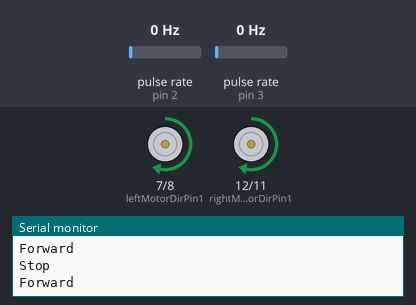
Simulated run of this sketch. Board: Arduino Uno, built with avr-gcc and run on an emulated ATmega328P. On the bench: motor-driver pin pairs drawn as motors (green arrow = first pin HIGH = forward, orange = second pin HIGH = backward, longer = more drive, scaled by the enable pin), the last lines printed to the serial monitor. Wiring (inferred from the names in the program): 2 × pulse sensor: data pin 2 / data pin 3. Inputs (shaded band) come from the test bench; at power-on: pulse rate (sensors on pin 3, pin 2) 0 Hz.

Above: at 1.2 s.
1.3 s: pulse rate (sensor on pin 3) set to 50 Hz
At 3.5 s:
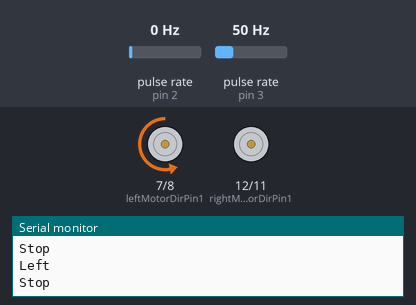
3.8 s: pulse rate (sensor on pin 2) set to 50 Hz
At 6.7 s:
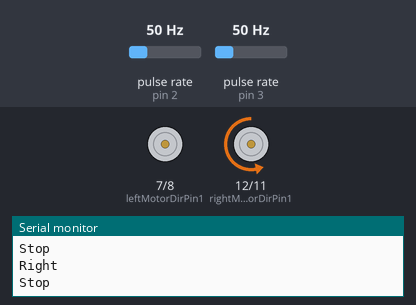
6.8 s: pulse rate (sensor on pin 3) set to 4 Hz
At 7.6 s:
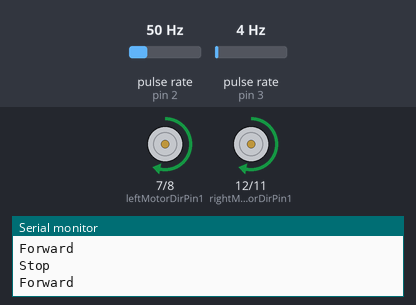
8.3 s: pulse rate (sensor on pin 3) set to 100 Hz
At 10.6 s:
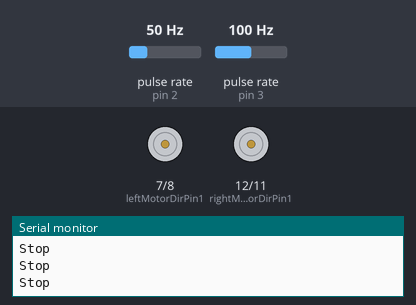
Timing chart, 0 to 11.7 s (numbered marks = the images above; inputs shaded):
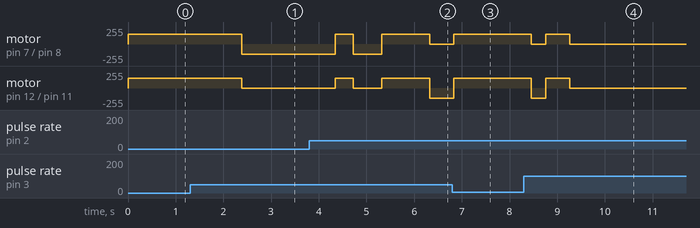

Measured:
- after the input at 1.3 s, motor on pin 7 (leftMotorDirPin1) / pin 8 (leftMotorDirPin2): forward 150/255 → backward 150/255 after 1.1 s; motor on pin 12 (rightMotorDirPin1) / pin 11 (rightMotorDirPin2): forward 150/255 → stopped after 1.1 s
- after the input at 6.8 s, motor on pin 7 (leftMotorDirPin1) / pin 8 (leftMotorDirPin2), motor on pin 12 (rightMotorDirPin1) / pin 11 (rightMotorDirPin2): goes on until 6.8 s, then stays forward 150/255
- after the input at 8.3 s, motor on pin 7 (leftMotorDirPin1) / pin 8 (leftMotorDirPin2): forward 150/255 → stopped after 0.16 s instead of 2.2 s; motor on pin 12 (rightMotorDirPin1) / pin 11 (rightMotorDirPin2): forward 150/255 → backward 150/255 after 0.16 s instead of 2.2 s

The sketch:

commandFollower.ino
```cpp
//commandFollower - follows the commands contained within an array
//Written by Nathaniel Okunwobi

//definitions for the pins used
#define rightSpeedPin 9 //pwm output for motor controller for right motors for speed
#define rightMotorDirPin1 12 //digital output for direction of right motor 1
#define rightMotorDirPin2 11 //digital output for direction of right motor 2
#define leftSpeedPin 6 //pwm output for motor controller for left motors for speed
#define leftMotorDirPin1 7 //digital output for direction for left motor 1
#define leftMotorDirPin2 8 //digital output for direction of right motor 2
#define encoderRightPin 3 //right encoder output
#define encoderLeftPin 2 //left encoder output


//creating global variables
long rightEncoderCount = 0;
long leftEncoderCount = 0;
//routes to be followed, format is command then amount (encoder count for rotation and encoder count for translation), select between one of the two
//String robotSteps[] = {"Forward", "100", "Left", "50", "Forward", "100"}; //seqeunce to reach a given (x,y) location
String robotSteps[] = {"Forward", "50", "Left", "25", "Forward", "15", "Left", "30", "Forward", "50", "Right", "25", "Forward", "15", "Right", "30", "Forward", "50"}; //sequence for vacuum cleaner robot
int moveTime = 125;
int turnTime = 25;
bool runComplete = false;

//forward() function - moves the robot forward
void forward(){
  digitalWrite(rightMotorDirPin1,HIGH);
  digitalWrite(rightMotorDirPin2,LOW);
  digitalWrite(leftMotorDirPin1,HIGH);
  digitalWrite(leftMotorDirPin2,LOW);
  analogWrite(leftSpeedPin,150);
  analogWrite(rightSpeedPin,150);
  Serial.println("Forward");
}

 //backward() function - moves the robot backward
void backward(){
  digitalWrite(rightMotorDirPin1,LOW);
  digitalWrite(rightMotorDirPin2,HIGH);
  digitalWrite(leftMotorDirPin1,LOW);
  digitalWrite(leftMotorDirPin2,HIGH);
  analogWrite(leftSpeedPin,150);
  analogWrite(rightSpeedPin,150);
  Serial.println("Backward");
}

//left() function - turns the robot left
void left(){
  digitalWrite(rightMotorDirPin1,HIGH);
  digitalWrite(rightMotorDirPin2,LOW);
  digitalWrite(leftMotorDirPin1,LOW);
  digitalWrite(leftMotorDirPin2,HIGH);
  analogWrite(leftSpeedPin,150);
  analogWrite(rightSpeedPin,0);
  Serial.println("Left");
}

//right() function - turns the robot right
void right(){
  digitalWrite(rightMotorDirPin1,LOW);
  digitalWrite(rightMotorDirPin2,HIGH);
  digitalWrite(leftMotorDirPin1,HIGH);
  digitalWrite(leftMotorDirPin2,LOW);
  analogWrite(leftSpeedPin,0);
  analogWrite(rightSpeedPin,150);
  Serial.println("Right");
}

//stop() function - stops the movement of the robot
void stop(){
  digitalWrite(rightMotorDirPin1,LOW);
  digitalWrite(rightMotorDirPin2,LOW);
  digitalWrite(leftMotorDirPin1,LOW);
  digitalWrite(leftMotorDirPin2,LOW);
  analogWrite(leftSpeedPin,0);
  analogWrite(rightSpeedPin,0);
  Serial.println("Stop");
}

//sets the mode of all of the defined pins, attaches the ISR and sets up serial
void setup() {
  pinMode(rightMotorDirPin1, OUTPUT);
  pinMode(rightMotorDirPin2, OUTPUT);
  pinMode(leftSpeedPin, OUTPUT);
  pinMode(leftMotorDirPin1, OUTPUT);
  pinMode(leftMotorDirPin2, OUTPUT);
  pinMode(rightSpeedPin, OUTPUT);
  pinMode(encoderRightPin, INPUT);
  attachInterrupt(digitalPinToInterrupt(encoderRightPin), encoderRightISR, RISING);
  pinMode(encoderLeftPin, INPUT);
  attachInterrupt(digitalPinToInterrupt(encoderLeftPin), encoderLeftISR, RISING);
  stop();
  Serial.begin(4800); //initialize serial for debugging
}

//calls pathToGoal() continuously when the robot is on
void loop() {
  pathToGoal();
}

//goes through the robotSteps string array to get instructions and calls actionReader to run them
void pathToGoal(){
  String currentAction = "";
  int actionAmount = "";
  int arrLength = sizeof(robotSteps)/sizeof(robotSteps[0]);
  if (!runComplete){
    for (int i=0; i<arrLength; i+=2){
      actionReader(robotSteps[i],(robotSteps[i+1]).toInt());
    }
    runComplete = true;
  }
  else{
    stop();
  }
}

//interprets a string and a number into an instruction that the robot needs to perform
void actionReader(String action, int amount){
  rightEncoderCount = 0;
  leftEncoderCount = 0;
  if (action == "Forward"){
    while (rightEncoderCount < amount){
      forward();
      delay(moveTime);
      stop();
    }
    stop();
  }else if (action == "Backward"){
    while (rightEncoderCount < amount){
      backward();
      delay(moveTime);
      stop();
    }
    stop();
  }else if (action == "Left"){
    while (leftEncoderCount < amount){
      left();
      delay(turnTime);
      stop();
    }
    stop();
  }else if (action == "Right"){
    while (rightEncoderCount < amount){
      right();
      delay(turnTime);
      stop();
    }
    stop();
  }else{
    stop();
  }
  rightEncoderCount = 0;
  leftEncoderCount = 0;
}

//adds one to the left encoder count whenever a pulse is recieved from it
void encoderRightISR(){
  rightEncoderCount ++;
}

//adds one to the left encoder count whenever a pulse is recieved from it
void encoderLeftISR(){
  leftEncoderCount ++;
}
```
